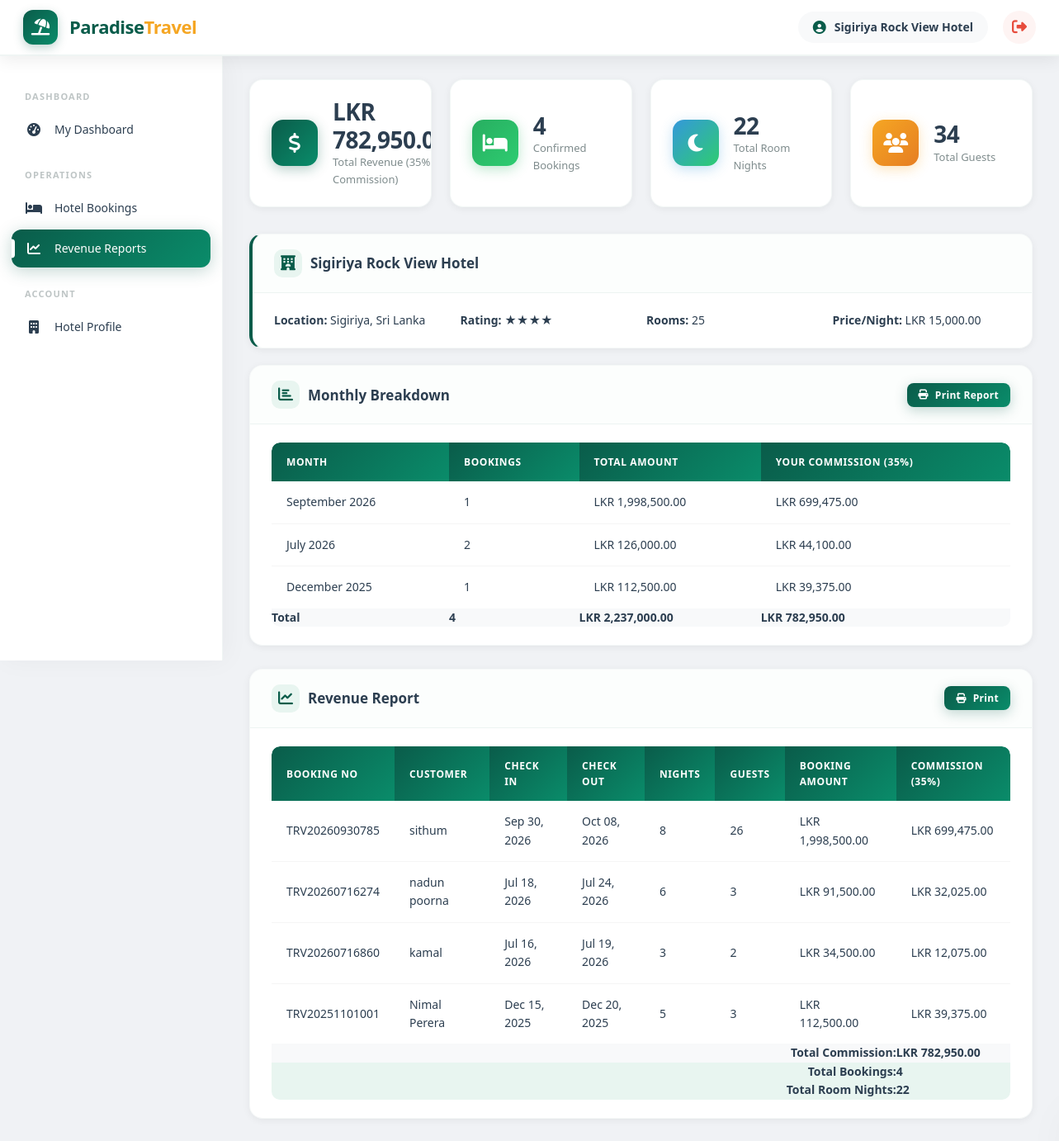
/traval-system/hotel/reports.php (signed in), run on the app's committed database.
### tables this page shows
CREATE TABLE `hotel_profiles` (
  `id` int(11) NOT NULL,
  `user_id` int(11) NOT NULL,
  `hotel_name` varchar(200) DEFAULT NULL,
  `location` varchar(200) DEFAULT NULL,
  `stars` int(11) DEFAULT 3,
  `room_count` int(11) DEFAULT 0,
  `price_per_night` decimal(10,2) DEFAULT NULL,
  `amenities` text DEFAULT NULL,
  `check_in_time` varchar(20) DEFAULT NULL,
  `check_out_time` varchar(20) DEFAULT NULL
);

CREATE TABLE `bookings` (
  `id` int(11) NOT NULL,
  `booking_no` varchar(50) NOT NULL,
  `customer_id` int(11) NOT NULL,
  `package_id` int(11) NOT NULL,
  `guide_id` int(11) DEFAULT NULL,
  `hotel_id` int(11) DEFAULT NULL,
  `start_date` date NOT NULL,
  `end_date` date NOT NULL,
  `adults` int(11) DEFAULT 1,
  `children` int(11) DEFAULT 0,
  `total_amount` decimal(10,2) NOT NULL,
  `paid_amount` decimal(10,2) DEFAULT 0.00,
  `status` enum('pending','confirmed','cancelled','completed') DEFAULT 'pending',
  `payment_status` enum('pending','partial','paid') DEFAULT 'pending',
  `special_requests` text DEFAULT NULL,
  `created_at` timestamp NOT NULL DEFAULT current_timestamp()
);

CREATE TABLE `users` (
  `id` int(11) NOT NULL,
  `name` varchar(100) NOT NULL,
  `email` varchar(100) NOT NULL,
  `password` varchar(255) NOT NULL,
  `phone` varchar(20) DEFAULT NULL,
  `role` enum('admin','customer','guide','hotel') DEFAULT 'customer',
  `profile_image` varchar(255) DEFAULT NULL,
  `status` enum('active','inactive') DEFAULT 'active',
  `created_at` timestamp NOT NULL DEFAULT current_timestamp(),
  `updated_at` timestamp NOT NULL DEFAULT current_timestamp() ON UPDATE current_timestamp()
);

### traval-system/config/database.php (called while the page is built, shortened)
<?php
function formatCurrency($amount) {
    return 'LKR ' . number_format($amount, 2);
}
?>

### traval-system/hotel/reports.php (the view, shortened to what this page needs)
<?php
require_once '../config/database.php';
$user_id = $_SESSION['user_id'];
$stmt = $pdo->prepare("SELECT * FROM hotel_profiles WHERE user_id = ?");
$stmt->execute([$user_id]);
$profile = $stmt->fetch();
$stmt = $pdo->prepare("SELECT b.*, u.name as customer_name
                       FROM bookings b
                       JOIN users u ON b.customer_id = u.id
                       WHERE b.hotel_id = ? AND b.status = 'confirmed'
                       ORDER BY b.start_date DESC");
$stmt->execute([$user_id]);
$bookings = $stmt->fetchAll();
$total_revenue = 0;
$total_nights = 0;
$total_guests = 0;
foreach ($bookings as $b) {
    $nights = ceil((strtotime($b['end_date']) - strtotime($b['start_date'])) / 86400);
    $total_nights += $nights;
    $total_guests += ($b['adults'] + $b['children']);
    $total_revenue += ($b['total_amount'] * 0.35);
}
$monthly_data = $pdo->prepare("SELECT DATE_FORMAT(start_date, '%Y-%m') as month,
                                      COUNT(*) as count,
                                      SUM(total_amount) as total
                               FROM bookings
                               WHERE hotel_id = ? AND status = 'confirmed'
                               GROUP BY month
                               ORDER BY month DESC LIMIT 12");
$monthly_data->execute([$user_id]);
$monthly = $monthly_data->fetchAll();
include '../includes/header.php';
?>
<div class="stats-grid">
    <div class="stat-card">
        <div class="stat-icon primary"><i class="fas fa-dollar-sign"></i></div>
        <div class="stat-info">
            <h3><?php echo formatCurrency($total_revenue); ?></h3>
            <p>Total Revenue (35% Commission)</p>
        </div>
    </div>
    <div class="stat-card">
        <div class="stat-icon success"><i class="fas fa-bed"></i></div>
        <div class="stat-info">
            <h3><?php echo count($bookings); ?></h3>
            <p>Confirmed Bookings</p>
        </div>
    </div>
    <div class="stat-card">
        <div class="stat-icon info"><i class="fas fa-moon"></i></div>
        <div class="stat-info">
            <h3><?php echo $total_nights; ?></h3>
            <p>Total Room Nights</p>
        </div>
    </div>
    <div class="stat-card">
        <div class="stat-icon secondary"><i class="fas fa-users"></i></div>
        <div class="stat-info">
            <h3><?php echo $total_guests; ?></h3>
            <p>Total Guests</p>
        </div>
    </div>
</div>
<div class="card" style="border-left:4px solid var(--primary);margin-bottom:20px;">
    <div class="card-header">
        <h3><i class="fas fa-hotel"></i> <?php echo htmlspecialchars($profile['hotel_name']); ?></h3>
    </div>
    <div class="card-body">
        <div style="display:grid;grid-template-columns:repeat(auto-fit,minmax(150px,1fr));gap:10px;font-size:14px;">
            <div><strong>Location:</strong> <?php echo htmlspecialchars($profile['location'] ?: 'Not specified'); ?></div>
            <div><strong>Rating:</strong> <?php echo str_repeat('★', $profile['stars']); ?></div>
            <div><strong>Rooms:</strong> <?php echo $profile['room_count'] ?: 'N/A'; ?></div>
            <div><strong>Price/Night:</strong> <?php echo $profile['price_per_night'] ? formatCurrency($profile['price_per_night']) : 'N/A'; ?></div>
        </div>
    </div>
</div>
<?php if (!empty($monthly)): ?>
<div class="card">
    <div class="card-header">
        <h3><i class="fas fa-chart-bar"></i> Monthly Breakdown</h3>
        <button class="btn btn-primary btn-sm" onclick="window.print()"><i class="fas fa-print"></i> Print Report</button>
    </div>
    <div class="card-body">
        <div class="table-responsive">
            <table class="data-table">
                <thead>
                    <tr><th>Month</th><th>Bookings</th><th>Total Amount</th><th>Your Commission (35%)</th></tr>
                </thead>
                <tbody>
                    <?php foreach ($monthly as $m): ?>
                    <tr>
                        <td><?php echo date('F Y', strtotime($m['month'] . '-01')); ?></td>
                        <td><?php echo $m['count']; ?></td>
                        <td><?php echo formatCurrency($m['total']); ?></td>
                        <td><?php echo formatCurrency($m['total'] * 0.35); ?></td>
                    </tr>
                    <?php endforeach; ?>
                </tbody>
                <tfoot>
                    <tr style="background:var(--light);font-weight:bold;">
                        <td>Total</td>
                        <td><?php echo array_sum(array_column($monthly, 'count')); ?></td>
                        <td><?php echo formatCurrency(array_sum(array_column($monthly, 'total'))); ?></td>
                        <td><?php echo formatCurrency(array_sum(array_column($monthly, 'total')) * 0.35); ?></td>
                    </tr>
                </tfoot>
            </table>
        </div>
    </div>
</div>
<?php endif; ?>
<div class="card">
    <div class="card-header">
        <h3><i class="fas fa-chart-line"></i> Revenue Report</h3>
        <button class="btn btn-primary btn-sm" onclick="window.print()"><i class="fas fa-print"></i> Print</button>
    </div>
    <div class="card-body">
        <?php if (empty($bookings)): ?>
            <p style="text-align:center;padding:40px;color:var(--gray);">
                <i class="fas fa-chart-line" style="font-size:48px;display:block;margin-bottom:15px;"></i>
                No booking data available yet.
            </p>
        <?php else: ?>
            <div class="table-responsive">
                <table class="data-table">
                    <thead>
                        <tr>
                            <th>Booking No</th>
                            <th>Customer</th>
                            <th>Check In</th>
                            <th>Check Out</th>
                            <th>Nights</th>
                            <th>Guests</th>
                            <th>Booking Amount</th>
                            <th>Commission (35%)</th>
                        </tr>
                    </thead>
                    <tbody>
                        <?php foreach ($bookings as $b):
                            $nights = ceil((strtotime($b['end_date']) - strtotime($b['start_date'])) / 86400);
                            $commission = $b['total_amount'] * 0.35;
                        ?>
                        <tr>
                            <td><?php echo htmlspecialchars($b['booking_no']); ?></td>
                            <td><?php echo htmlspecialchars($b['customer_name']); ?></td>
                            <td><?php echo date('M d, Y', strtotime($b['start_date'])); ?></td>
                            <td><?php echo date('M d, Y', strtotime($b['end_date'])); ?></td>
                            <td><?php echo $nights; ?></td>
                            <td><?php echo $b['adults'] + $b['children']; ?></td>
                            <td><?php echo formatCurrency($b['total_amount']); ?></td>
                            <td><?php echo formatCurrency($commission); ?></td>
                        </tr>
                        <?php endforeach; ?>
                    </tbody>
                    <tfoot>
                        <tr style="background:var(--light);font-weight:bold;border-top:2px solid var(--primary);">
                            <td colspan="7" style="text-align:right;">Total Commission:</td>
                            <td><?php echo formatCurrency($total_revenue); ?></td>
                        </tr>
                        <tr style="background:var(--primary-light);font-weight:bold;">
                            <td colspan="7" style="text-align:right;">Total Bookings:</td>
                            <td><?php echo count($bookings); ?></td>
                        </tr>
                        <tr style="background:var(--primary-light);font-weight:bold;">
                            <td colspan="7" style="text-align:right;">Total Room Nights:</td>
                            <td><?php echo $total_nights; ?></td>
                        </tr>
                    </tfoot>
                </table>
            </div>
        <?php endif; ?>
    </div>
</div>
<?php include '../includes/footer.php'; ?>

### data on the page
hotel_profiles: hotel_name "Sigiriya Rock View Hotel", location "Sigiriya, Sri Lanka", stars "★★★★", room_count "25", price_per_night "LKR 15,000.00"
bookings: booking_no "TRV20260930785", customer.name "sithum", start_date "Sep 30, 2026", end_date "Oct 08, 2026", nights "8", $b['adults'] + $b['children'] "26", total_amount "LKR 1,998,500.00", total_amount "LKR 699,475.00"
bookings: booking_no "TRV20260716274", customer.name "nadun poorna", start_date "Jul 18, 2026", end_date "Jul 24, 2026", nights "6", $b['adults'] + $b['children'] "3", total_amount "LKR 91,500.00", total_amount "LKR 32,025.00"
bookings: booking_no "TRV20260716860", customer.name "kamal", start_date "Jul 16, 2026", end_date "Jul 19, 2026", nights "3", $b['adults'] + $b['children'] "2", total_amount "LKR 34,500.00", total_amount "LKR 12,075.00"
bookings: booking_no "TRV20251101001", customer.name "Nimal Perera", start_date "Dec 15, 2025", end_date "Dec 20, 2025", nights "5", $b['adults'] + $b['children'] "3", total_amount "LKR 112,500.00", total_amount "LKR 39,375.00"

### other printed values
$_SESSION['user_name'] "Sigiriya Rock View Hotel"
formatCurrency($total_revenue) "LKR…"
count($bookings) "4"
$total_nights "22"
$total_guests "34"
date('F Y', strtotime($m['month'] . '-01')) "September 2026"
$m['count'] "1"
formatCurrency($m['total']) "LKR 1,998,500.00"
formatCurrency($m['total'] * 0.35) "LKR 699,475.00"
date('F Y', strtotime($m['month'] . '-01')) "July 2026"
$m['count'] "2"
formatCurrency($m['total']) "LKR 126,000.00"
formatCurrency($m['total'] * 0.35) "LKR 44,100.00"
date('F Y', strtotime($m['month'] . '-01')) "December 2025"
formatCurrency($m['total']) "LKR 112,500.00"
